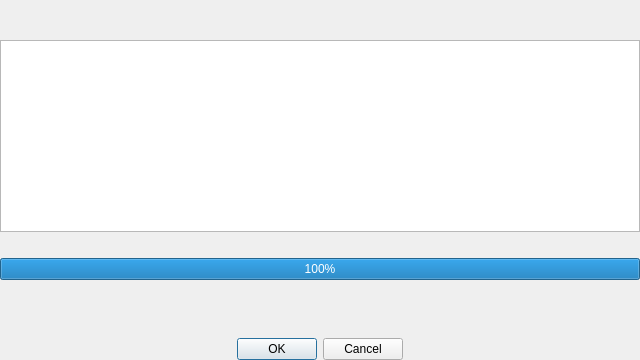
<?xml version="1.0" encoding="UTF-8"?>
<ui version="4.0">
 <class>karin_ProgressDialog</class>
 <widget class="QDialog" name="karin_ProgressDialog">
  <property name="windowModality">
   <enum>Qt::ApplicationModal</enum>
  </property>
  <property name="geometry">
   <rect>
    <x>0</x>
    <y>0</y>
    <width>640</width>
    <height>360</height>
   </rect>
  </property>
  <property name="sizePolicy">
   <sizepolicy hsizetype="Preferred" vsizetype="Preferred">
    <horstretch>0</horstretch>
    <verstretch>0</verstretch>
   </sizepolicy>
  </property>
  <property name="windowTitle">
   <string>Dialog</string>
  </property>
  <property name="modal">
   <bool>true</bool>
  </property>
  <widget class="QWidget" name="verticalLayoutWidget">
   <property name="geometry">
    <rect>
     <x>0</x>
     <y>0</y>
     <width>640</width>
     <height>360</height>
    </rect>
   </property>
   <layout class="QVBoxLayout" name="main_layout">
    <item>
     <widget class="QLabel" name="title">
      <property name="text">
       <string/>
      </property>
      <property name="alignment">
       <set>Qt::AlignCenter</set>
      </property>
     </widget>
    </item>
    <item>
     <widget class="QStackedWidget" name="stacked_layout">
      <property name="sizePolicy">
       <sizepolicy hsizetype="Minimum" vsizetype="Preferred">
        <horstretch>0</horstretch>
        <verstretch>0</verstretch>
       </sizepolicy>
      </property>
      <widget class="QWidget" name="work_page">
       <property name="sizePolicy">
        <sizepolicy hsizetype="Preferred" vsizetype="Preferred">
         <horstretch>0</horstretch>
         <verstretch>0</verstretch>
        </sizepolicy>
       </property>
       <widget class="QWidget" name="verticalLayoutWidget_2">
        <property name="geometry">
         <rect>
          <x>0</x>
          <y>0</y>
          <width>640</width>
          <height>360</height>
         </rect>
        </property>
        <layout class="QVBoxLayout" name="work_layout">
         <item>
          <widget class="QLabel" name="work_label">
           <property name="minimumSize">
            <size>
             <width>0</width>
             <height>0</height>
            </size>
           </property>
           <property name="text">
            <string/>
           </property>
           <property name="alignment">
            <set>Qt::AlignCenter</set>
           </property>
           <property name="wordWrap">
            <bool>true</bool>
           </property>
          </widget>
         </item>
         <item>
          <widget class="QTextBrowser" name="log_browser">
           <property name="documentTitle">
            <string>Log</string>
           </property>
           <property name="lineWrapMode">
            <enum>QTextEdit::NoWrap</enum>
           </property>
          </widget>
         </item>
         <item>
          <widget class="QLabel" name="work_desc">
           <property name="minimumSize">
            <size>
             <width>0</width>
             <height>0</height>
            </size>
           </property>
           <property name="text">
            <string/>
           </property>
           <property name="alignment">
            <set>Qt::AlignCenter</set>
           </property>
           <property name="wordWrap">
            <bool>false</bool>
           </property>
          </widget>
         </item>
         <item>
          <widget class="QProgressBar" name="work_progressbar">
           <property name="sizePolicy">
            <sizepolicy hsizetype="Expanding" vsizetype="Fixed">
             <horstretch>0</horstretch>
             <verstretch>0</verstretch>
            </sizepolicy>
           </property>
           <property name="value">
            <number>100</number>
           </property>
           <property name="alignment">
            <set>Qt::AlignCenter</set>
           </property>
          </widget>
         </item>
         <item>
          <spacer name="verticalSpacer_2">
           <property name="orientation">
            <enum>Qt::Vertical</enum>
           </property>
           <property name="sizeHint" stdset="0">
            <size>
             <width>20</width>
             <height>40</height>
            </size>
           </property>
          </spacer>
         </item>
        </layout>
       </widget>
      </widget>
      <widget class="QWidget" name="result_page">
       <widget class="QWidget" name="verticalLayoutWidget_3">
        <property name="geometry">
         <rect>
          <x>0</x>
          <y>0</y>
          <width>791</width>
          <height>391</height>
         </rect>
        </property>
        <layout class="QVBoxLayout" name="result_layout">
         <item>
          <widget class="QLabel" name="result_label">
           <property name="text">
            <string>TextLabel</string>
           </property>
          </widget>
         </item>
        </layout>
       </widget>
      </widget>
     </widget>
    </item>
    <item>
     <widget class="QDialogButtonBox" name="tools">
      <property name="standardButtons">
       <set>QDialogButtonBox::Cancel|QDialogButtonBox::Ok</set>
      </property>
      <property name="centerButtons">
       <bool>true</bool>
      </property>
     </widget>
    </item>
   </layout>
  </widget>
 </widget>
 <resources/>
 <connections/>
</ui>
